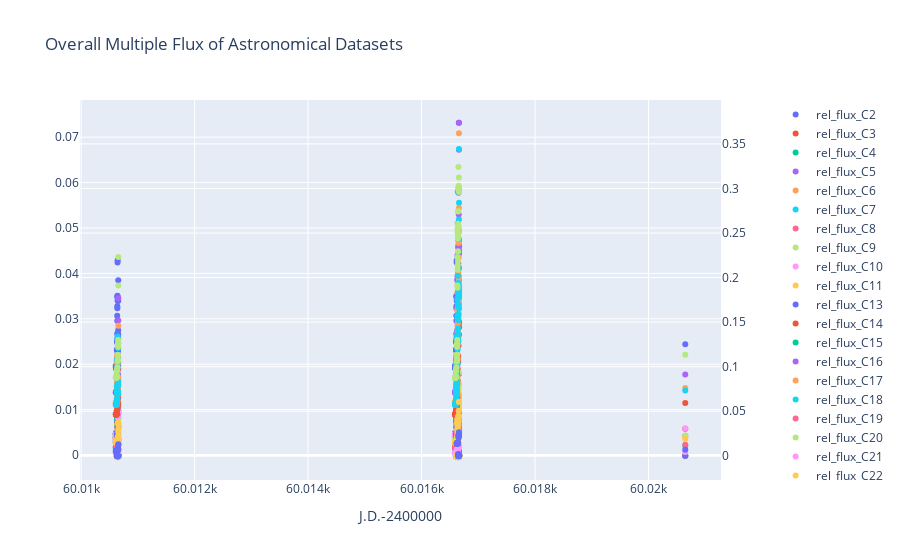

Notebook code for this chart:
### Code cell
import plotly.graph_objects as go
from plotly.subplots import make_subplots
import plotly.express as px

import pandas as pd
df = pd.read_csv('/Users/wendymendoza/Desktop/Yan/DATA POINTS.csv')

fig = make_subplots(specs=[[{"secondary_y": True}]])

fig.add_trace(go.Scatter(x=df['J.D.-2400000'], y=df['rel_flux_C2'], name='rel_flux_C2', mode='markers'), secondary_y=False)
fig.add_trace(go.Scatter(x=df['J.D.-2400000'], y=df['rel_flux_C3'], name='rel_flux_C3', mode='markers'), secondary_y=True)
fig.add_trace(go.Scatter(x=df['J.D.-2400000'], y=df['rel_flux_C4'], name='rel_flux_C4', mode='markers'), secondary_y=True)
fig.add_trace(go.Scatter(x=df['J.D.-2400000'], y=df['rel_flux_C5'], name='rel_flux_C5', mode='markers'), secondary_y=True)
fig.add_trace(go.Scatter(x=df['J.D.-2400000'], y=df['rel_flux_C6'], name='rel_flux_C6', mode='markers'), secondary_y=True)
fig.add_trace(go.Scatter(x=df['J.D.-2400000'], y=df['rel_flux_C7'], name='rel_flux_C7', mode='markers'), secondary_y=True)
fig.add_trace(go.Scatter(x=df['J.D.-2400000'], y=df['rel_flux_C8'], name='rel_flux_C8', mode='markers'), secondary_y=True)
fig.add_trace(go.Scatter(x=df['J.D.-2400000'], y=df['rel_flux_C9'], name='rel_flux_C9', mode='markers'), secondary_y=True)
fig.add_trace(go.Scatter(x=df['J.D.-2400000'], y=df['rel_flux_C10'], name='rel_flux_C10', mode='markers'), secondary_y=True)
fig.add_trace(go.Scatter(x=df['J.D.-2400000'], y=df['rel_flux_C11'], name='rel_flux_C11', mode='markers'), secondary_y=True)
fig.add_trace(go.Scatter(x=df['J.D.-2400000'], y=df['rel_flux_C13'], name='rel_flux_C13', mode='markers'), secondary_y=True)
fig.add_trace(go.Scatter(x=df['J.D.-2400000'], y=df['rel_flux_C14'], name='rel_flux_C14', mode='markers'), secondary_y=True)
fig.add_trace(go.Scatter(x=df['J.D.-2400000'], y=df['rel_flux_C15'], name='rel_flux_C15', mode='markers'), secondary_y=True)
fig.add_trace(go.Scatter(x=df['J.D.-2400000'], y=df['rel_flux_C16'], name='rel_flux_C16', mode='markers'), secondary_y=True)
fig.add_trace(go.Scatter(x=df['J.D.-2400000'], y=df['rel_flux_C17'], name='rel_flux_C17', mode='markers'), secondary_y=True)
fig.add_trace(go.Scatter(x=df['J.D.-2400000'], y=df['rel_flux_C18'], name='rel_flux_C18', mode='markers'), secondary_y=True)
fig.add_trace(go.Scatter(x=df['J.D.-2400000'], y=df['rel_flux_C19'], name='rel_flux_C19', mode='markers'), secondary_y=True)
fig.add_trace(go.Scatter(x=df['J.D.-2400000'], y=df['rel_flux_C20'], name='rel_flux_C20', mode='markers'), secondary_y=True)
fig.add_trace(go.Scatter(x=df['J.D.-2400000'], y=df['rel_flux_C21'], name='rel_flux_C21', mode='markers'), secondary_y=True)
fig.add_trace(go.Scatter(x=df['J.D.-2400000'], y=df['rel_flux_C22'], name='rel_flux_C22', mode='markers'), secondary_y=True)
fig.add_trace(go.Scatter(x=df['J.D.-2400000'], y=df['rel_flux_C23'], name='rel_flux_C23', mode='markers'), secondary_y=True)


fig.update_layout(title='Overall Multiple Flux of Astronomical Datasets', xaxis_title='J.D.-2400000')


fig.show()

### Figure 1 — Plotly figure (JSON) as saved in the notebook; plotly's stock layout.template omitted (floating-point values rounded to 4 significant figures; data arrays with more than 128 entries replaced by an {"elided": "..."} marker saying what was removed)
{"data": [{"mode": "markers", "name": "rel_flux_C2", "type": "scatter", "x": {"elided": "159 float values"}, "xaxis": "x", "y": {"elided": "159 float values"}, "yaxis": "y"}, {"mode": "markers", "name": "rel_flux_C3", "type": "scatter", "x": {"elided": "159 float values"}, "xaxis": "x", "y": {"elided": "159 float values"}, "yaxis": "y2"}, {"mode": "markers", "name": "rel_flux_C4", "type": "scatter", "x": {"elided": "159 float values"}, "xaxis": "x", "y": {"elided": "159 float values"}, "yaxis": "y2"}, {"mode": "markers", "name": "rel_flux_C5", "type": "scatter", "x": {"elided": "159 float values"}, "xaxis": "x", "y": {"elided": "159 float values"}, "yaxis": "y2"}, {"mode": "markers", "name": "rel_flux_C6", "type": "scatter", "x": {"elided": "159 float values"}, "xaxis": "x", "y": {"elided": "159 float values"}, "yaxis": "y2"}, {"mode": "markers", "name": "rel_flux_C7", "type": "scatter", "x": {"elided": "159 float values"}, "xaxis": "x", "y": {"elided": "159 float values"}, "yaxis": "y2"}, {"mode": "markers", "name": "rel_flux_C8", "type": "scatter", "x": {"elided": "159 float values"}, "xaxis": "x", "y": {"elided": "159 float values"}, "yaxis": "y2"}, {"mode": "markers", "name": "rel_flux_C9", "type": "scatter", "x": {"elided": "159 float values"}, "xaxis": "x", "y": {"elided": "159 float values"}, "yaxis": "y2"}, {"mode": "markers", "name": "rel_flux_C10", "type": "scatter", "x": {"elided": "159 float values"}, "xaxis": "x", "y": {"elided": "159 float values"}, "yaxis": "y2"}, {"mode": "markers", "name": "rel_flux_C11", "type": "scatter", "x": {"elided": "159 float values"}, "xaxis": "x", "y": {"elided": "159 float values"}, "yaxis": "y2"}, {"mode": "markers", "name": "rel_flux_C13", "type": "scatter", "x": {"elided": "159 float values"}, "xaxis": "x", "y": {"elided": "159 float values"}, "yaxis": "y2"}, {"mode": "markers", "name": "rel_flux_C14", "type": "scatter", "x": {"elided": "159 float values"}, "xaxis": "x", "y": {"elided": "159 float values"}, "yaxis": "y2"}, {"mode": "markers", "name": "rel_flux_C15", "type": "scatter", "x": {"elided": "159 float values"}, "xaxis": "x", "y": {"elided": "159 float values"}, "yaxis": "y2"}, {"mode": "markers", "name": "rel_flux_C16", "type": "scatter", "x": {"elided": "159 float values"}, "xaxis": "x", "y": {"elided": "159 float values"}, "yaxis": "y2"}, {"mode": "markers", "name": "rel_flux_C17", "type": "scatter", "x": {"elided": "159 float values"}, "xaxis": "x", "y": {"elided": "159 float values"}, "yaxis": "y2"}, {"mode": "markers", "name": "rel_flux_C18", "type": "scatter", "x": {"elided": "159 float values"}, "xaxis": "x", "y": {"elided": "159 float values"}, "yaxis": "y2"}, {"mode": "markers", "name": "rel_flux_C19", "type": "scatter", "x": {"elided": "159 float values"}, "xaxis": "x", "y": {"elided": "159 float values"}, "yaxis": "y2"}, {"mode": "markers", "name": "rel_flux_C20", "type": "scatter", "x": {"elided": "159 float values"}, "xaxis": "x", "y": {"elided": "159 float values"}, "yaxis": "y2"}, {"mode": "markers", "name": "rel_flux_C21", "type": "scatter", "x": {"elided": "159 float values"}, "xaxis": "x", "y": {"elided": "159 float values"}, "yaxis": "y2"}, {"mode": "markers", "name": "rel_flux_C22", "type": "scatter", "x": {"elided": "159 float values"}, "xaxis": "x", "y": {"elided": "159 float values"}, "yaxis": "y2"}, {"mode": "markers", "name": "rel_flux_C23", "type": "scatter", "x": {"elided": "159 float values"}, "xaxis": "x", "y": {"elided": "159 float values"}, "yaxis": "y2"}], "layout": {"title": {"text": "Overall Multiple Flux of Astronomical Datasets"}, "xaxis": {"anchor": "y", "domain": [0, 0.94], "title": {"text": "J.D.-2400000"}}, "yaxis": {"anchor": "x", "domain": [0, 1]}, "yaxis2": {"anchor": "x", "overlaying": "y", "side": "right"}}}
